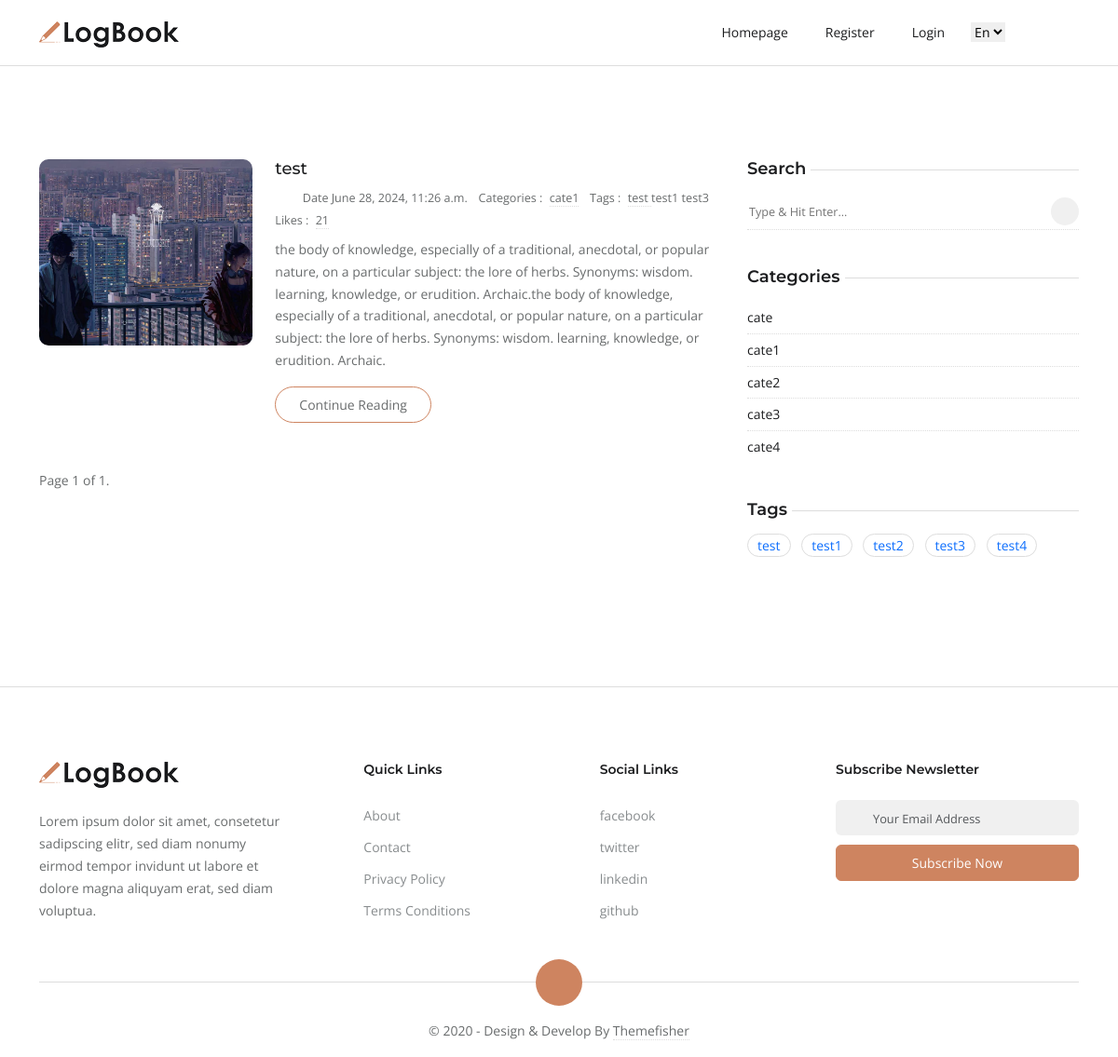
The app's page /main, older data.
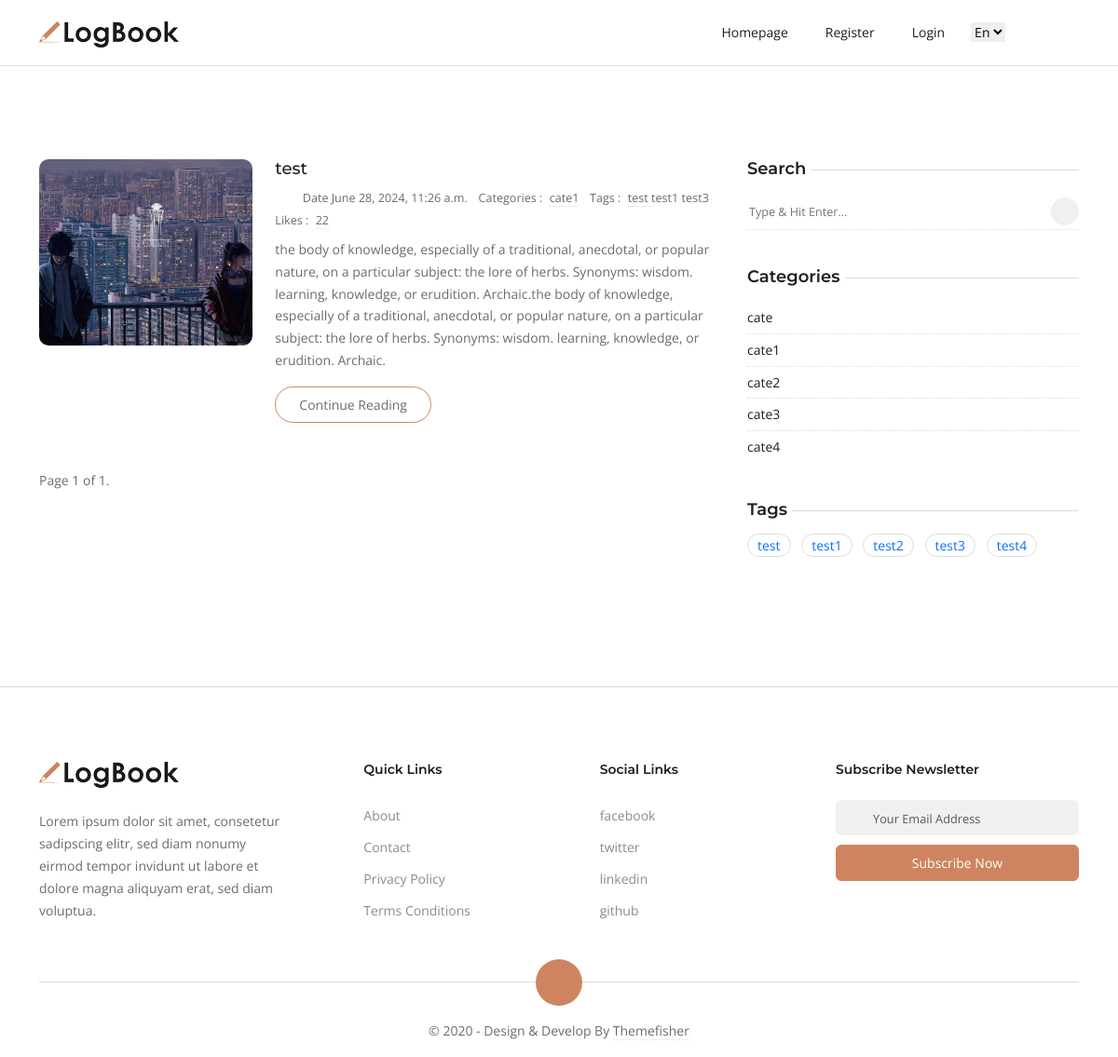
The same page, newer data.
### blog/models.py (models this page shows, shortened)
class Post(models.Model):
    title = models.CharField(max_length=255)
    content = models.TextField(help_text="Content of the post")
    author = models.CharField(max_length=255, default='alireza',null=True)
    image = models.ImageField(upload_to='photo')
    created_at = models.DateTimeField(auto_now_add=True)
    category = models.ForeignKey(Category, on_delete=models.CASCADE, default=0)
    tag = models.ManyToManyField(Tag)
    likes_count = models.PositiveIntegerField(default=0)

class Category(models.Model):
    name = models.CharField(max_length=255)
    slug = models.SlugField(unique=True, null=True)

### blog/views.py (the view)
# urls.py: path('main',Main ,name='main'),
def Main(request):
    p = Post.objects.all()
    paginator = Paginator(p, 3)
    t = Tag.objects.all()
    c = Category.objects.all()
    page_number = request.GET.get('page')
    page_obj = paginator.get_page(page_number)
    return render(request, 'index-list-right.html', {'page_obj': page_obj, 'tags': t, 'categories': c})

### templates/index-list-right.html (shortened to what this page needs)
{% extends 'base.html' %}
{% block content %}
<section class="section">
   <div class="container">
      <div class="row">
         <div class="col-lg-8  mb-5 mb-lg-0">
            {% for post in page_obj %}
            <article class="row mb-5">
               <div class="col-md-4 mb-4 mb-md-0">
                  <div class="post-slider slider-sm">
                     <img loading="lazy" src="{{ post.image.url }}" class="img-fluid" alt="post-thumb"
                        style="height:200px; object-fit: cover;">
                  </div>
               </div>
               <div class="col-md-8">
                  <h3 class="h5"><a class="post-title" href="post-elements.html">{{ post.title }}</a></h3>
                  <ul class="list-inline post-meta mb-2">
                     <li class="list-inline-item"><i class="ti-user mr-2"></i>{{ post.auther }}
                     </li>
                     <li class="list-inline-item">Date {{ post.created_at }}</li>
                     <li class="list-inline-item">Categories : <a href="{% url 'filter_category' slug=post.category.slug %}" class="ml-1">{{ post.category.name }} </a>
                     </li>
                     <li class="list-inline-item">Tags : <a href="#!" class="ml-1">
                        {% for t in post.tag.all %}
                        {{t.name}} </a>
                        {% endfor %}
                     </li>
                     <li class="list-inline-item">Likes : <a href="{% url 'filter_category' slug=post.category.slug %}" class="ml-1">{{ post.likes_count }}  </a>
                     </li>
                  </ul>
                  <p>{{ post.content }}</p> <a href="{% url 'post_detail' pk=post.id %}"class="btn btn-outline-primary">Continue Reading</a>
               </div>
            </article>
            {% endfor %}
            <div class="pagination">
               <span class="step-links">
                  <span class="current">
                     Page {{ page_obj.number }} of {{ page_obj.paginator.num_pages }}.
                  </span>
               </span>
            </div>
         </div>
         <aside class="col-lg-4">
            <div class="widget">
               <h5 class="widget-title"><span>Search</span></h5>
               <form action="{% url 'search' %}" class="widget-search" method="GET">
                  <input id="search-query" name="q" type="search" placeholder="Type & Hit Enter...">
                  <button type="submit"><i class="ti-search"></i></button>
               </form>
            </div>
            <div class="widget">
               <h5 class="widget-title"><span>Categories</span></h5>
               <ul class="list-unstyled widget-list">
                  {% for category in categories %}
                  <li><a href="{% url 'filter_category' slug=category.slug %}" class="d-flex">{{ category.name }}</a></li>
                  {% endfor %}
               </ul>
            </div>
            <div class="widget">
               <h5 class="widget-title"><span>Tags</span></h5>
               <ul class="list-inline ">
                  {% for tag in tags %}
                  <li style="  padding: 2px 10px;border: 1px solid #ddd;border-radius: 40px;display: inline !important;color: #696c6d;" class="list-inline-item"><a href="#!">{{ tag.name }}</a></li>
                  {% endfor %}
               </ul>
            </div>
         </aside>
      </div>
</section>
{% endblock content %}

Row changes from the older to the newer data that the page shows:
changed Post "test": likes_count "21" → "22"
